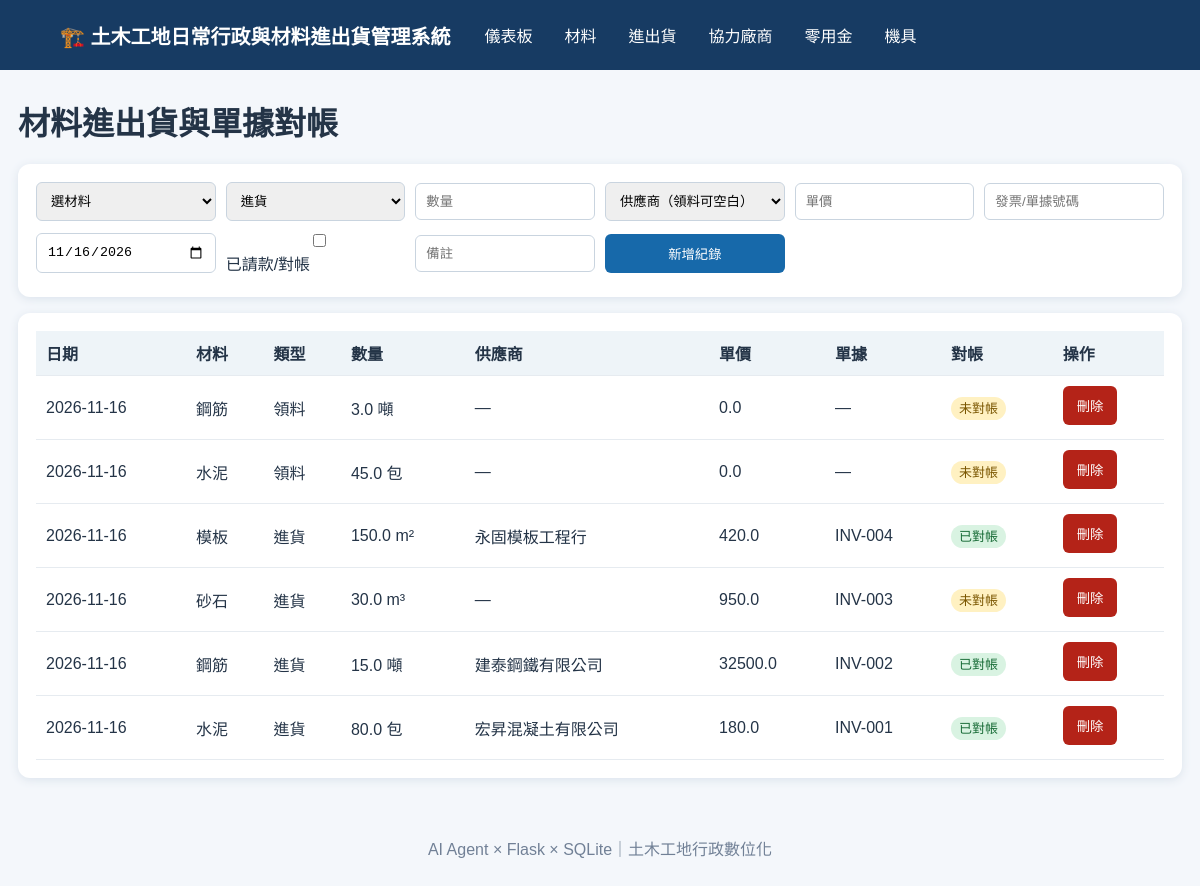
Page /logs on the committed database.
### tables this page shows
CREATE TABLE material_logs (
 id INTEGER PRIMARY KEY AUTOINCREMENT, material_id INTEGER NOT NULL, vendor_id INTEGER,
 log_type TEXT NOT NULL CHECK(log_type IN ('進貨','領料')), quantity REAL NOT NULL,
 unit_price REAL DEFAULT 0, invoice_no TEXT, reconciled INTEGER DEFAULT 0,
 log_date TEXT NOT NULL, note TEXT,
 FOREIGN KEY(material_id) REFERENCES materials(id) ON DELETE CASCADE,
 FOREIGN KEY(vendor_id) REFERENCES vendors(id) ON DELETE SET NULL);

CREATE TABLE materials (
 id INTEGER PRIMARY KEY AUTOINCREMENT, name TEXT NOT NULL UNIQUE, unit TEXT NOT NULL, min_stock REAL DEFAULT 0);

CREATE TABLE vendors (
 id INTEGER PRIMARY KEY AUTOINCREMENT, name TEXT NOT NULL, trade TEXT NOT NULL,
 contact TEXT, phone TEXT, tax_id TEXT, rating INTEGER DEFAULT 5, note TEXT);

### app.py (the view, shortened to what this page needs)
@app.route("/logs", methods=["GET","POST"])
def logs():
    conn=get_db()
    logs=conn.execute("""SELECT l.*,m.name material,v.name vendor,m.unit
                         FROM material_logs l JOIN materials m ON m.id=l.material_id
                         LEFT JOIN vendors v ON v.id=l.vendor_id ORDER BY l.id DESC""").fetchall()
    materials=conn.execute("SELECT * FROM materials ORDER BY name").fetchall()
    vendors=conn.execute("SELECT * FROM vendors ORDER BY name").fetchall()
    conn.close(); return render_template("logs.html",logs=logs,materials=materials,vendors=vendors)

### app.py (called while the page is built)
def get_db():
    conn = sqlite3.connect(DB)
    conn.row_factory = sqlite3.Row
    conn.execute("PRAGMA foreign_keys = ON")
    return conn

### templates/logs.html
{% extends "base.html" %}{% block content %}<h1>材料進出貨與單據對帳</h1>
<section class="panel"><form method="post" class="formgrid">
<select name="material_id" required><option value="">選材料</option>{% for m in materials %}<option value="{{m.id}}">{{m.name}}</option>{% endfor %}</select>
<select name="log_type"><option>進貨</option><option>領料</option></select><input name="quantity" type="number" step="0.01" placeholder="數量" required>
<select name="vendor_id"><option value="">供應商（領料可空白）</option>{% for v in vendors %}<option value="{{v.id}}">{{v.name}}</option>{% endfor %}</select>
<input name="unit_price" type="number" step="0.01" placeholder="單價"><input name="invoice_no" placeholder="發票/單據號碼">
<input name="log_date" type="date" value="2026-11-16" required><label><input type="checkbox" name="reconciled"> 已請款/對帳</label>
<input name="note" placeholder="備註"><button>新增紀錄</button></form></section>
<section class="panel"><table><tr><th>日期</th><th>材料</th><th>類型</th><th>數量</th><th>供應商</th><th>單價</th><th>單據</th><th>對帳</th><th>操作</th></tr>
{% for l in logs %}<tr><td>{{l.log_date}}</td><td>{{l.material}}</td><td>{{l.log_type}}</td><td>{{l.quantity}} {{l.unit}}</td><td>{{l.vendor or "—"}}</td><td>{{l.unit_price}}</td><td>{{l.invoice_no or "—"}}</td>
<td>{% if l.reconciled %}<span class="badge green">已對帳</span>{% else %}<span class="badge yellow">未對帳</span>{% endif %}</td>
<td><form method="post" action="/logs/delete/{{l.id}}" onsubmit="return confirm('確定刪除？')"><button class="dangerbtn">刪除</button></form></td></tr>{% endfor %}</table></section>{% endblock %}

### templates/base.html (shortened to what this page needs)
<!doctype html><html lang="zh-Hant"><head>
<title>土木工地管理系統</title><link rel="stylesheet" href="{{ url_for('static',filename='style.css') }}">
</head><body>
<header><div class="brand">🏗️ 土木工地日常行政與材料進出貨管理系統</div>
<nav><a href="/">儀表板</a><a href="/materials">材料</a><a href="/logs">進出貨</a><a href="/vendors">協力廠商</a><a href="/expenses">零用金</a><a href="/equipment">機具</a></nav></header>
<main>{% with messages=get_flashed_messages() %}{% if messages %}<div class="flash">{{ messages[-1] }}</div>{% endif %}{% endwith %}{% block content %}{% endblock %}</main>
<footer>AI Agent × Flask × SQLite｜土木工地行政數位化</footer></body></html>

### static/style.css (style rules this page uses)
* { box-sizing:border-box }
body { margin:0;background:#f4f7fb;color:#243447;font-family:Arial,"Noto Sans TC",sans-serif }
header { background:#173b63;color:#fff;padding:16px 5%;display:flex;gap:24px;align-items:center;flex-wrap:wrap }
.brand { font-size:20px;font-weight:700 }
nav { display:flex;gap:12px }
nav a { color:#fff;text-decoration:none;padding:7px 10px;border-radius:6px }
main { max-width:1200px;margin:28px auto;padding:0 18px }
h1 { margin-bottom:20px }
.panel { background:#fff;padding:18px;margin:16px 0;border-radius:12px;box-shadow:0 2px 10px #dbe3ec;overflow:auto }
.formgrid { display:grid;grid-template-columns:repeat(auto-fit,minmax(160px,1fr));gap:10px;align-items:center }
input,select { padding:10px;border:1px solid #c9d4df;border-radius:6px;width:100% }
button { border:0;background:#1769aa;color:#fff;padding:10px 14px;border-radius:6px;cursor:pointer }
.dangerbtn { background:#b42318 }
table { border-collapse:collapse;width:100%;min-width:650px }
th,td { border-bottom:1px solid #e6ebf0;padding:10px;text-align:left }
th { background:#eef4f8 }
.badge { padding:4px 8px;border-radius:12px;font-size:13px }
.green { background:#d9f3e2;color:#176b36 }
.yellow { background:#fff1c2;color:#7a5600 }
footer { text-align:center;color:#718096;padding:30px }
.panel form { margin-bottom:4px }

### rows in the picture
material_logs: log_date "2026-11-16", material "鋼筋", log_type "領料", quantity "3.0", unit "噸", vendor "—", unit_price "0.0", invoice_no "—", reconciled "未對帳"
material_logs: log_date "2026-11-16", material "水泥", log_type "領料", quantity "45.0", unit "包", vendor "—", unit_price "0.0", invoice_no "—", reconciled "未對帳"
material_logs: log_date "2026-11-16", material "模板", log_type "進貨", quantity "150.0", unit "m²", name "永固模板工程行", unit_price "420.0", invoice_no "INV-004", reconciled "已對帳"
material_logs: log_date "2026-11-16", material "砂石", log_type "進貨", quantity "30.0", unit "m³", vendor "—", unit_price "950.0", invoice_no "INV-003", reconciled "未對帳"
material_logs: log_date "2026-11-16", material "鋼筋", log_type "進貨", quantity "15.0", unit "噸", name "建泰鋼鐵有限公司", unit_price "32500.0", invoice_no "INV-002", reconciled "已對帳"
material_logs: log_date "2026-11-16", material "水泥", log_type "進貨", quantity "80.0", unit "包", name "宏昇混凝土有限公司", unit_price "180.0", invoice_no "INV-001", reconciled "已對帳"
